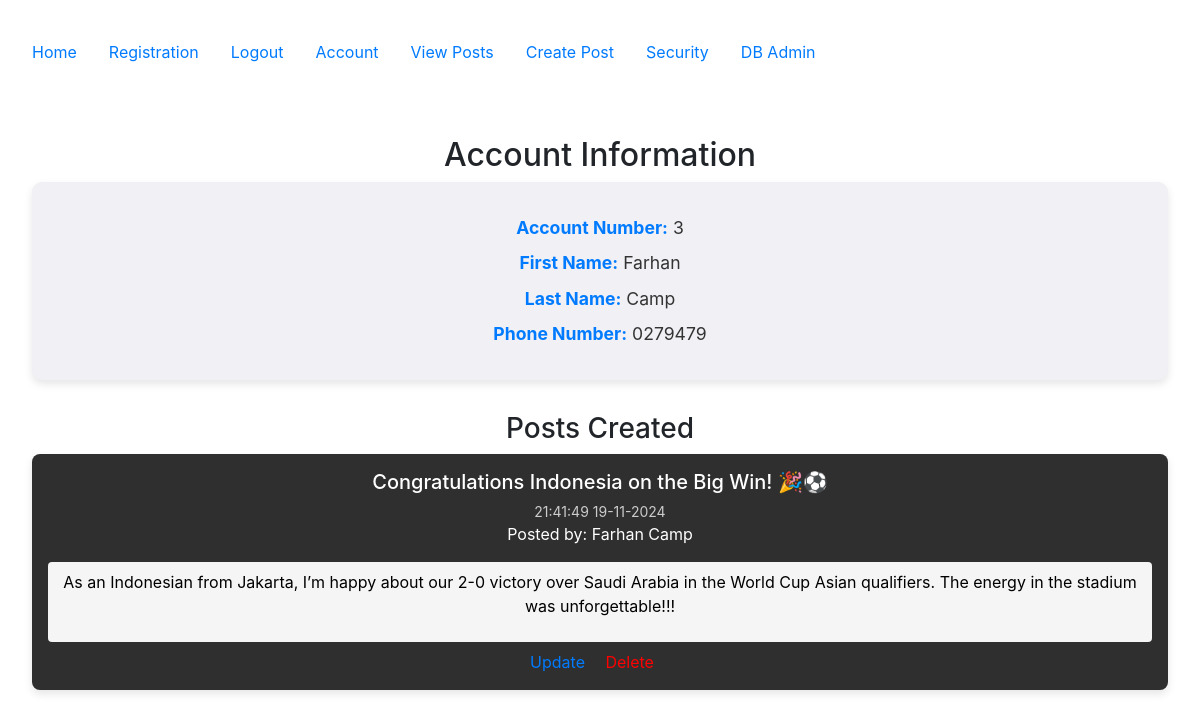
/accounts/account (signed in), run on an earlier commit of the app's database.
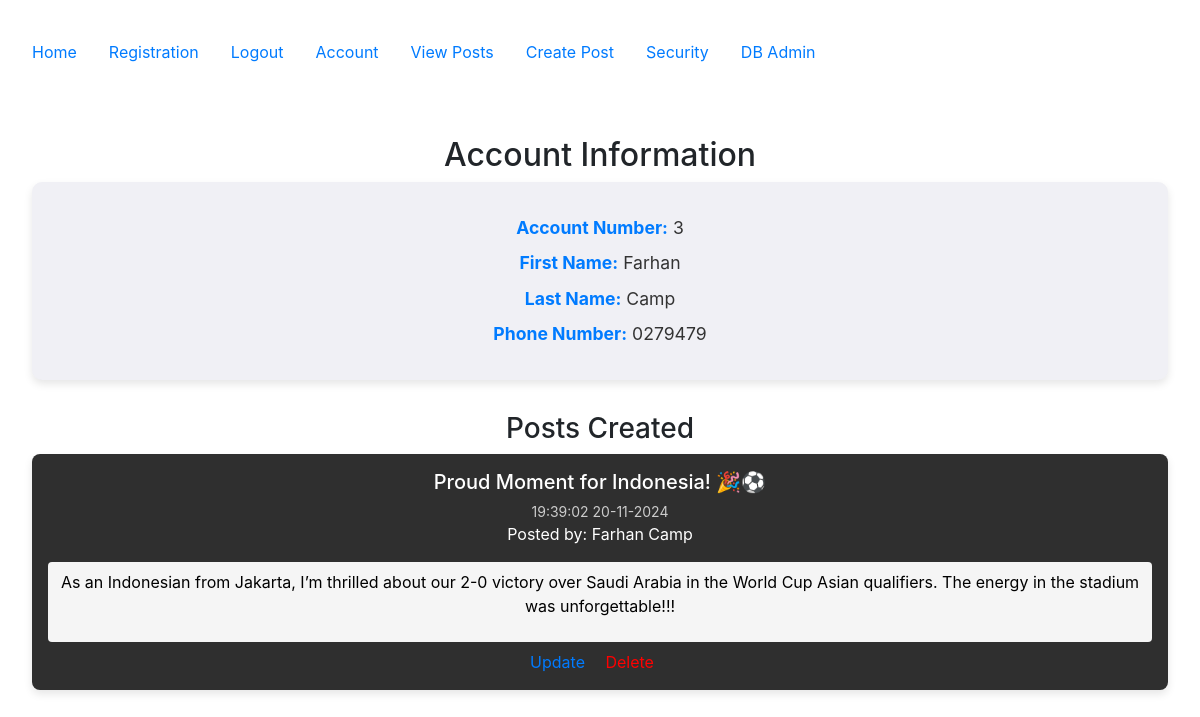
And on a later commit of the database.
### config.py (models this page shows, shortened)
class Post(db.Model):
   __tablename__ = 'posts'
   id = db.Column(db.Integer, primary_key=True)
   userid = db.Column(db.Integer, db.ForeignKey('users.id'))
   created = db.Column(db.DateTime, nullable=False, default=datetime.utcnow)
   title = db.Column(db.Text, nullable=False)
   body = db.Column(db.Text, nullable=False)
   user = db.relationship("User", back_populates="posts")

### accounts/views.py (the view)
@accounts_bp.route('/account')
@login_required
def account():
    user = current_user  # Get the logged-in user
    user_posts = Post.query.filter_by(userid=user.id).all()  # Adjust column name to 'userid'
    return render_template('accounts/account.html', user=user, posts=user_posts)

### accounts/views.py (called while the page is built, shortened)
@accounts_bp.before_request
def restrict_access():
    if current_user.is_authenticated:
        restricted_routes_authenticated = ['accounts.registration', 'accounts.login']
        if request.endpoint in restricted_routes_authenticated:
            flash("You are already logged in.", "danger")
            return redirect(url_for('posts.posts'))

### app.py (called while the page is built, shortened)
@login_manager.user_loader
def load_user(user_id):
    return User.query.get(int(user_id))

@app.before_request
def restrict_access():
    if current_user.is_authenticated:
        restricted_routes_authenticated = ['accounts.registration', 'accounts.login']
        if request.endpoint in restricted_routes_authenticated:
            flash("You are already logged in.", "danger")
            return redirect(url_for('posts.posts'))

### templates/accounts/account.html (shortened to what this page needs)
{% extends "base.html" %}
{% block content %}
<h2>Account Information</h2>
{% if user.is_authenticated %}
    <div class="account-info">
        <p><strong>Account Number:</strong> {{ user.id }}</p>
        <p><strong>First Name:</strong> {{ user.firstname }}</p>
        <p><strong>Last Name:</strong> {{ user.lastname }}</p>
        <p><strong>Phone Number:</strong> {{ user.phone }}</p>
    </div>
    <h3>Posts Created</h3>
    <div class="post-container">
        {% for post in posts %}
            <div class="post-card">
                <h4>{{ post.title }}</h4>
                <small>{{ post.created.strftime('%H:%M:%S %d-%m-%Y') }}</small>
                <p>Posted by: {{ user.firstname }} {{ user.lastname }}</p>
                <div class="post-body">
                    <p>{{ post.body }}</p>
                </div>
                <div class="post-actions">
                    <a href="{{ url_for('posts.update', id=post.id) }}">Update</a>
                    <a href="{{ url_for('posts.delete', id=post.id) }}" style="color: red;">Delete</a>
                </div>
            </div>
        {% endfor %}
    </div>
{% else %}
    <p>You must be logged in to view account details.</p>
{% endif %}
{% endblock %}

What changed in the data, as far as the page shows it:
changed Post: title "Congratulations Indonesia on the Big Win! 🎉⚽" → "Proud Moment for Indonesia! 🎉⚽"; created "21:41:49 19-11-2024" → "19:39:02 20-11-2024"; body "…Indonesian from Jakarta, I’m happy about our 2-0 victory…" → "…Indonesian from Jakarta, I’m thrilled about our 2-0 victory…"
